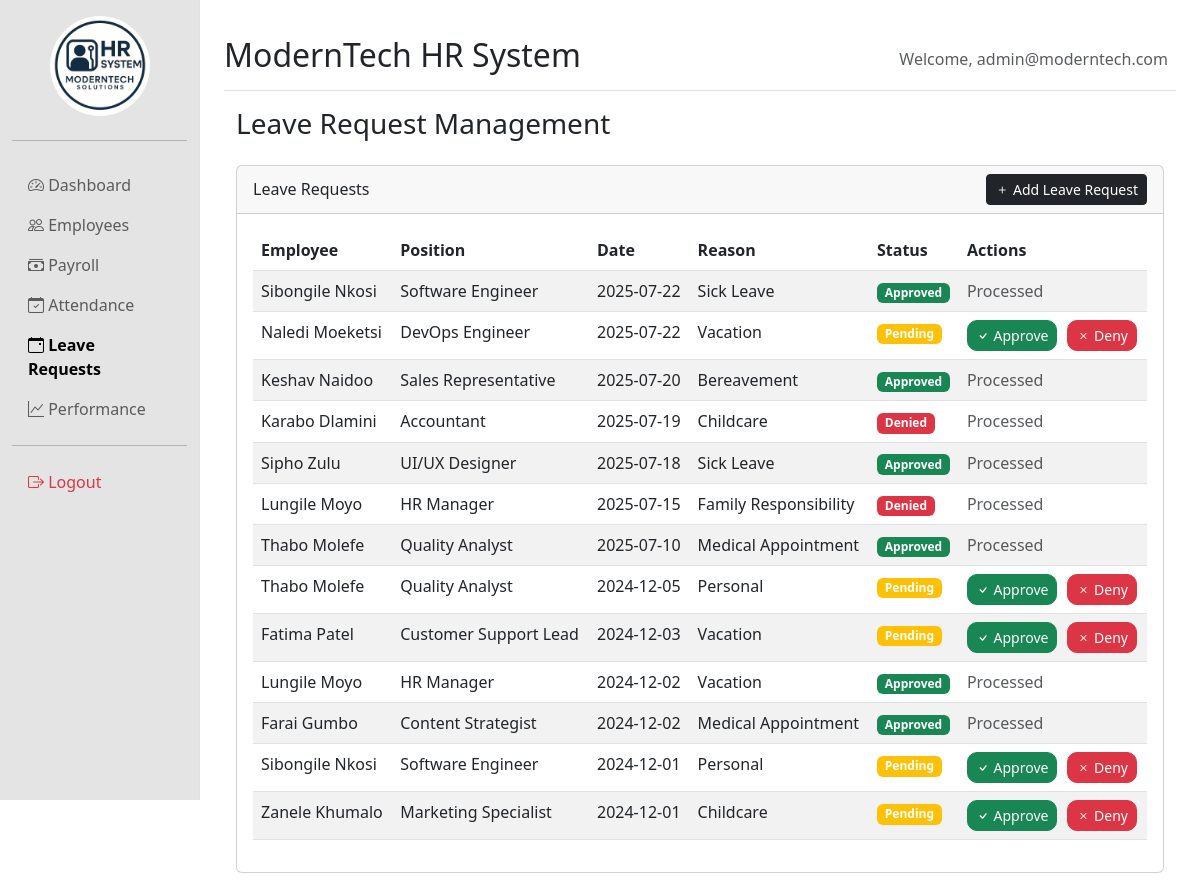
The page /leave_requests.php (signed in) on the database its author committed.
### tables this page shows
CREATE TABLE leave_requests (
    request_id INT AUTO_INCREMENT PRIMARY KEY,
    employee_id INT,
    date DATE NOT NULL,
    reason VARCHAR(255) NOT NULL,
    status ENUM('Approved', 'Denied', 'Pending') NOT NULL,
    FOREIGN KEY (employee_id) REFERENCES employees(employee_id)ON DELETE CASCADE
);

CREATE TABLE employees (
    employee_id INT PRIMARY KEY,
    name VARCHAR(100) NOT NULL,
    position VARCHAR(100) NOT NULL,
    department VARCHAR(100) NOT NULL,
    salary DECIMAL(10,2) NOT NULL,
    employment_history TEXT,
    contact_email VARCHAR(100) NOT NULL
);

### leave_requests.php (the view, shortened to what this page needs)
<?php
require_once 'db.php';
require_once 'header.php';
$result = $conn->query("
    SELECT l.request_id, l.employee_id, l.date, l.reason, l.status, e.name, e.position
    FROM leave_requests l
    JOIN employees e ON l.employee_id = e.employee_id
    ORDER BY l.date DESC
");
?>
<div class="container-fluid">
    <h3>Leave Request Management</h3>
    <div class="card mt-4">
        <div class="card-header d-flex justify-content-between align-items-center">
            <span>Leave Requests</span>
            <button class="btn btn-sm btn-dark" data-bs-toggle="modal" data-bs-target="#addLeaveRequestModal">
                <i class="bi bi-plus"></i> Add Leave Request
            </button>
        </div>
        <div class="card-body">
            <div class="table-responsive">
                <table class="table table-striped table-hover">
                    <thead>
                        <tr>
                            <th>Employee</th>
                            <th>Position</th>
                            <th>Date</th>
                            <th>Reason</th>
                            <th>Status</th>
                            <th>Actions</th>
                        </tr>
                    </thead>
                    <tbody>
                        <?php while ($row = $result->fetch_assoc()): ?>
                        <tr>
                            <td><?php echo htmlspecialchars($row['name']); ?></td>
                            <td><?php echo htmlspecialchars($row['position']); ?></td>
                            <td><?php echo htmlspecialchars($row['date']); ?></td>
                            <td><?php echo htmlspecialchars($row['reason']); ?></td>
                            <td>
                                <span class="badge bg-<?php
                                    echo $row['status'] == 'Approved' ? 'success' :
                                         ($row['status'] == 'Denied' ? 'danger' : 'warning');
                                ?>">
                                    <?php echo htmlspecialchars($row['status']); ?>
                                </span>
                            </td>
                            <td>
                                <?php if ($row['status'] == 'Pending'): ?>
                                    <div class="btn-group btn-group-sm">
                                        <button class="btn btn-success" onclick="updateLeaveStatus(<?php echo $row['request_id']; ?>, 'Approved')" style="border-radius: 10px">
                                            <i class="bi bi-check"></i> Approve
                                        </button>
                                        <button class="btn btn-danger" onclick="updateLeaveStatus(<?php echo $row['request_id']; ?>, 'Denied')" style="margin-left:10px; border-radius: 10px">
                                            <i class="bi bi-x"></i> Deny
                                        </button>
                                    </div>
                                <?php else: ?>
                                    <span class="text-muted">Processed</span>
                                <?php endif; ?>
                            </td>
                        </tr>
                        <?php endwhile; ?>
                    </tbody>
                </table>
            </div>
        </div>
    </div>
</div>
<?php require_once 'footer.php'; ?>

### rows shown on the page
leave_requests: employee.name "Sibongile Nkosi", employee.position "Software Engineer", date "2025-07-22", reason "Sick Leave", status "Approved", shows "Processed"
leave_requests: employee.name "Naledi Moeketsi", employee.position "DevOps Engineer", date "2025-07-22", reason "Vacation", status "Pending"
leave_requests: employee.name "Keshav Naidoo", employee.position "Sales Representative", date "2025-07-20", reason "Bereavement", status "Approved", shows "Processed"
leave_requests: employee.name "Karabo Dlamini", employee.position "Accountant", date "2025-07-19", reason "Childcare", status "Denied", shows "Processed"
leave_requests: employee.name "Sipho Zulu", employee.position "UI/UX Designer", date "2025-07-18", reason "Sick Leave", status "Approved", shows "Processed"
leave_requests: employee.name "Lungile Moyo", employee.position "HR Manager", date "2025-07-15", reason "Family Responsibility", status "Denied", shows "Processed"
leave_requests: employee.name "Thabo Molefe", employee.position "Quality Analyst", date "2025-07-10", reason "Medical Appointment", status "Approved", shows "Processed"
leave_requests: employee.name "Thabo Molefe", employee.position "Quality Analyst", date "2024-12-05", reason "Personal", status "Pending"
leave_requests: employee.name "Fatima Patel", employee.position "Customer Support Lead", date "2024-12-03", reason "Vacation", status "Pending"
leave_requests: employee.name "Lungile Moyo", employee.position "HR Manager", date "2024-12-02", reason "Vacation", status "Approved", shows "Processed"
leave_requests: employee.name "Farai Gumbo", employee.position "Content Strategist", date "2024-12-02", reason "Medical Appointment", status "Approved", shows "Processed"
leave_requests: employee.name "Sibongile Nkosi", employee.position "Software Engineer", date "2024-12-01", reason "Personal", status "Pending"
leave_requests: employee.name "Zanele Khumalo", employee.position "Marketing Specialist", date "2024-12-01", reason "Childcare", status "Pending"

### other values the page prints
$_SESSION['username'] "admin@moderntech.com"
